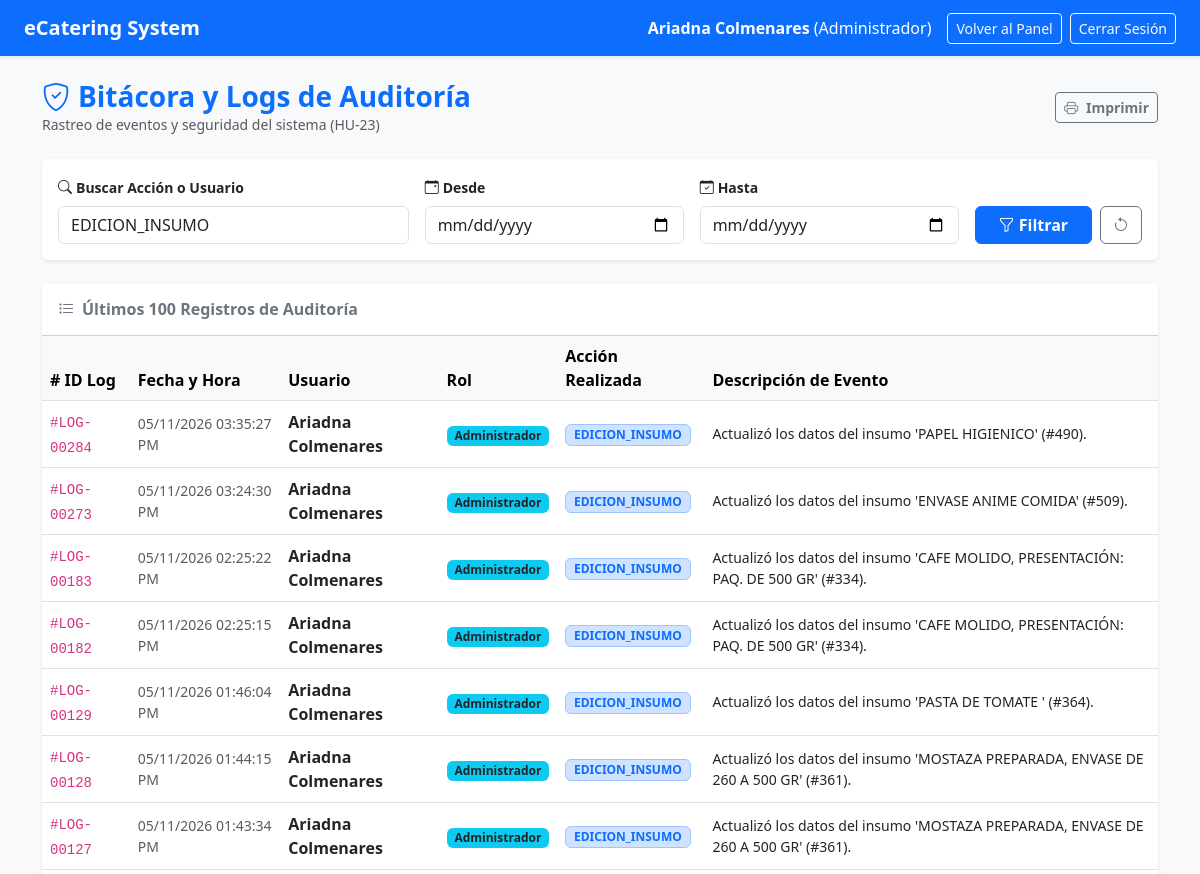
The app's page /logs.php?buscar=EDICION_INSUMO (signed in, upper part), older data.
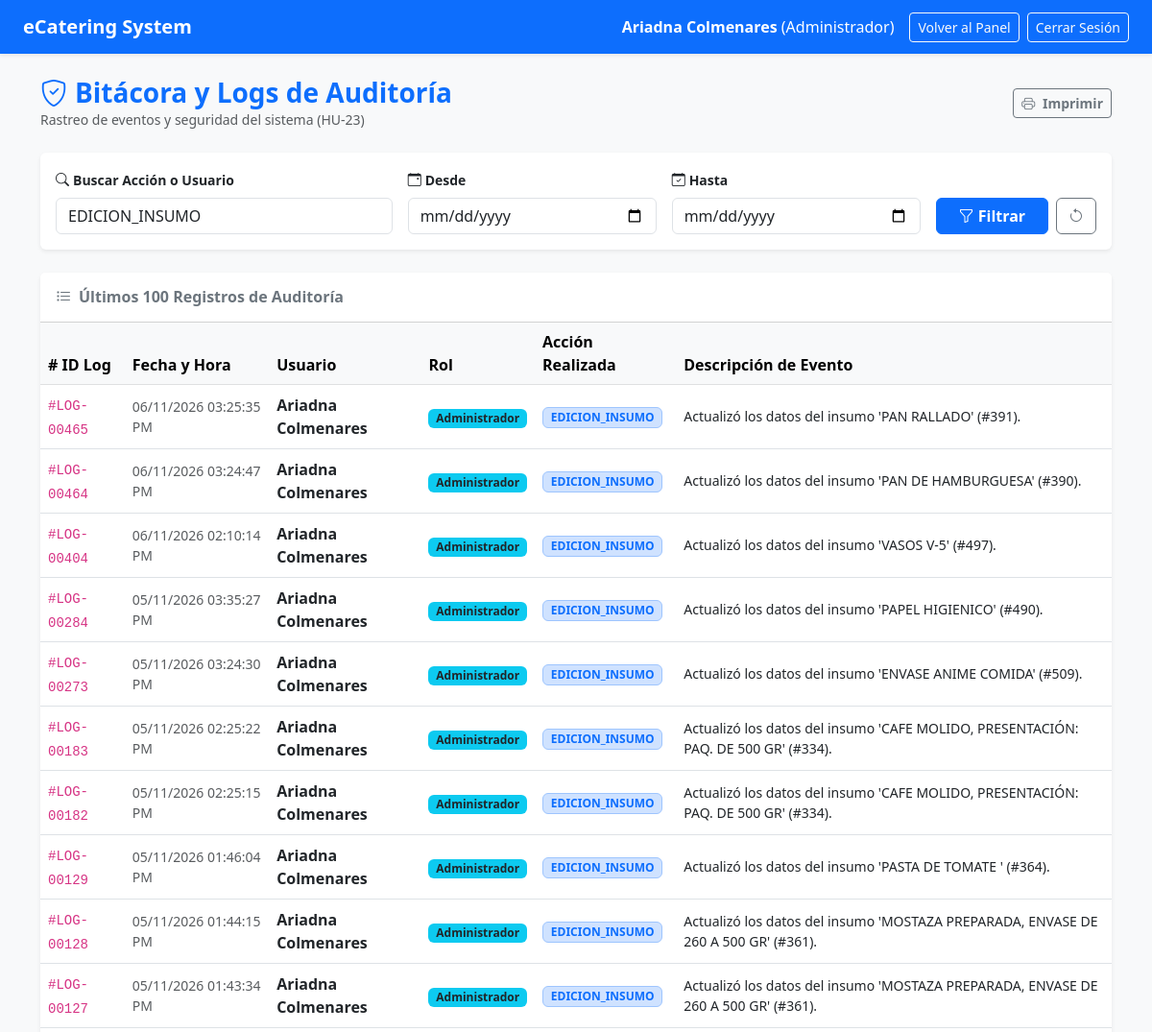
The same page, newer data.
### tables this page shows
CREATE TABLE `logs_sistema` (
  `id_log` int(11) NOT NULL,
  `id_usuario` int(11) NOT NULL,
  `accion` varchar(100) NOT NULL,
  `descripcion` text NOT NULL,
  `fecha_hora` datetime NOT NULL
);

CREATE TABLE `usuarios` (
  `id_usuario` int(11) NOT NULL,
  `nombre` varchar(100) NOT NULL,
  `email` varchar(100) NOT NULL,
  `password` varchar(255) NOT NULL,
  `rol` enum('Administrador','Coord.(a) catering','Superv.(a) catering','Esp. Almacen') DEFAULT 'Coord.(a) catering',
  `creado_en` timestamp NOT NULL DEFAULT current_timestamp(),
  `estado` varchar(20) DEFAULT 'Activo'
);

### logs.php (the view, shortened to what the changed rows need)
<?php
require_once "config/conexion.php";
$buscar      = $_GET['buscar'] ?? '';
$where_conditions = [];
if (!empty($buscar)) {
    $buscar_clean = $conexion->real_escape_string($buscar);
    $where_conditions[] = "(l.accion LIKE '%$buscar_clean%' OR l.descripcion LIKE '%$buscar_clean%' OR u.nombre LIKE '%$buscar_clean%')";
}
$sql_where = !empty($where_conditions) ? "WHERE " . implode(" AND ", $where_conditions) : "";
$sql_logs = "SELECT l.*, u.nombre AS nombre_usuario, u.rol
            FROM logs_sistema l
            LEFT JOIN usuarios u ON l.id_usuario = u.id_usuario
            $sql_where
            ORDER BY l.fecha_hora DESC
            LIMIT 100";
$res_logs = $conexion->query($sql_logs);
?>
<!DOCTYPE html>
<html lang="es">
<head>
    <link href="https://cdn.jsdelivr.net/npm/bootstrap@5.3.0/dist/css/bootstrap.min.css" rel="stylesheet">
    <link rel="stylesheet" href="https://cdn.jsdelivr.net/npm/bootstrap-icons@1.11.0/font/bootstrap-icons.css">
</head>
<body class="bg-light">
    <div class="container my-4">
        <div class="card border-0 shadow-sm">
            <div class="card-body p-0">
                <div class="table-responsive">
                    <table class="table table-hover align-middle mb-0">
                        <thead class="table-light">
                            <tr>
                                <th># ID Log</th>
                                <th>Fecha y Hora</th>
                                <th>Usuario</th>
                                <th>Rol</th>
                                <th>Acción Realizada</th>
                                <th>Descripción de Evento</th>
                            </tr>
                        </thead>
                        <tbody>
                            <?php if ($res_logs && $res_logs->num_rows > 0): ?>
                                <?php while ($log = $res_logs->fetch_assoc()): ?>
                                    <tr>
                                        <td><code>#LOG-<?php echo str_pad($log['id_log'], 5, '0', STR_PAD_LEFT); ?></code></td>
                                        <td class="small text-muted"><?php echo date('d/m/Y h:i:s A', strtotime($log['fecha_hora'])); ?></td>
                                        <td class="fw-bold"><?php echo htmlspecialchars($log['nombre_usuario'] ?? 'Sistema / Desconocido'); ?></td>
                                        <td>
                                            <span class="badge bg-info text-dark">
                                                <?php echo htmlspecialchars($log['rol'] ?? 'N/A'); ?>
                                            </span>
                                        </td>
                                        <td>
                                            <span class="badge bg-primary-subtle text-primary border border-primary-subtle">
                                                <?php echo htmlspecialchars($log['accion']); ?>
                                            </span>
                                        </td>
                                        <td class="small text-dark"><?php echo htmlspecialchars($log['descripcion']); ?></td>
                                    </tr>
                                <?php endwhile; ?>
                            <?php else: ?>
                                <tr>
                                    <td colspan="6" class="text-center py-4 text-muted">No se encontraron eventos o logs registrados bajo los criterios seleccionados.</td>
                                </tr>
                            <?php endif; ?>
                        </tbody>
                    </table>
                </div>
            </div>
        </div>
    </div>
</body>
</html>

Row changes from the older to the newer data that the page shows:
added logs_sistema: id_log "00465", fecha_hora "06/11/2026 03:25:35 PM", id_usuario.nombre "Ariadna Colmenares", id_usuario.rol "Administrador", accion "EDICION_INSUMO", descripcion "Actualizó los datos del insumo 'PAN RALLADO' (#391)."
added logs_sistema: id_log "00464", fecha_hora "06/11/2026 03:24:47 PM", id_usuario.nombre "Ariadna Colmenares", id_usuario.rol "Administrador", accion "EDICION_INSUMO", descripcion "Actualizó los datos del insumo 'PAN DE HAMBURGUESA' (#390)."
added logs_sistema: id_log "00404", fecha_hora "06/11/2026 02:10:14 PM", id_usuario.nombre "Ariadna Colmenares", id_usuario.rol "Administrador", accion "EDICION_INSUMO", descripcion "Actualizó los datos del insumo 'VASOS V-5' (#497)."
